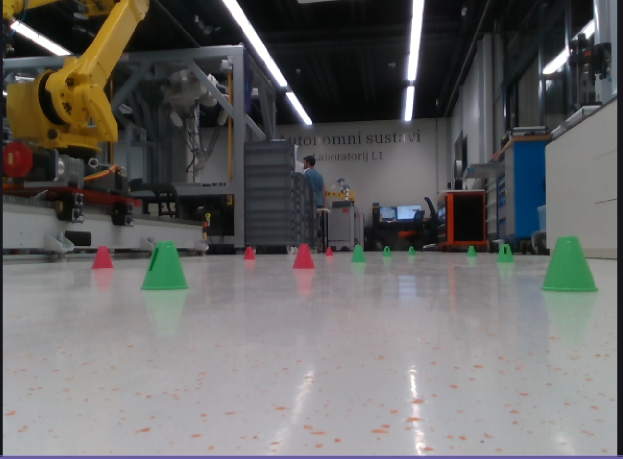
//> input picture vjezbe_02_algoritmi_srojnog_vida/data/c1.png, 1246 x 917 px (shown at 1/2 size)
$ ./test_color_cunjevi   (built with g++ and OpenCV 4)
//> lines starting //> are read from the running program, lines starting //| are printed output that depends on the picture; after the words box and inside, x2 and y2 are one past the last pixel; in counts of white or black regions, pixels touching at a corner belong together
#include <opencv2/opencv.hpp>
#include <iostream>
#include <vector>

int main()
{
    // Read image
    cv::Mat image = cv::imread("../data/c1.png", cv::IMREAD_COLOR);
//> image is the input picture: 917 rows x 1246 cols, CV_8UC3; mean B, G, R 101.4, 102.2, 103
    if (image.empty()) { std::cerr << "Unable to load the image!\n"; return 1; }

    // Convert colorspace
    cv::Mat hsv, redMask, greenMask;
    cv::cvtColor(image, hsv, cv::COLOR_BGR2HSV);
//> hsv: 917 rows x 1246 cols, CV_8UC3; mean H, S, V 92, 37.1, 108.4

    int redLowH = 171;
    int redLowS = 100;
    int redLowV = 100;
    int redHighH = 180;
    int redHighS = 245;
    int redHighV = 245;

    int greenLowH = 35;
    int greenLowS = 60;
    int greenLowV = 60;
    int greenHighH = 90;
    int greenHighS = 255;
    int greenHighV = 255;

    int redMinArea = 200;
    int redMaxArea = 30000;
    int greenMinArea = 200;
    int greenMaxArea = 30000;

    cv::namedWindow("Detected cones", cv::WINDOW_NORMAL);
    cv::namedWindow("Red mask", cv::WINDOW_NORMAL);
    cv::namedWindow("Green mask", cv::WINDOW_NORMAL);
    cv::namedWindow("Combined mask", cv::WINDOW_NORMAL);
    cv::namedWindow("Threshold controls", cv::WINDOW_NORMAL);

    cv::createTrackbar("R low H", "Threshold controls", &redLowH, 180);
    cv::createTrackbar("R low S", "Threshold controls", &redLowS, 255);
    cv::createTrackbar("R low V", "Threshold controls", &redLowV, 255);
    cv::createTrackbar("R high H", "Threshold controls", &redHighH, 180);
    cv::createTrackbar("R high S", "Threshold controls", &redHighS, 255);
    cv::createTrackbar("R high V", "Threshold controls", &redHighV, 255);

    cv::createTrackbar("G low H", "Threshold controls", &greenLowH, 180);
    cv::createTrackbar("G low S", "Threshold controls", &greenLowS, 255);
    cv::createTrackbar("G low V", "Threshold controls", &greenLowV, 255);
    cv::createTrackbar("G high H", "Threshold controls", &greenHighH, 180);
    cv::createTrackbar("G high S", "Threshold controls", &greenHighS, 255);
    cv::createTrackbar("G high V", "Threshold controls", &greenHighV, 255);

    cv::createTrackbar("R min area", "Threshold controls", &redMinArea, 10000);
    cv::createTrackbar("R max area", "Threshold controls", &redMaxArea, 10000);
    cv::createTrackbar("G min area", "Threshold controls", &greenMinArea, 10000);
    cv::createTrackbar("G max area", "Threshold controls", &greenMaxArea, 10000);

    auto drawDetectedCones = [&](cv::Mat& output,
                                 const cv::Mat& mask,
                                 const cv::Scalar& color,
                                 const std::string& label,
                                 int minArea,
                                 int maxArea) {
        std::vector<std::vector<cv::Point>> contours;
        cv::findContours(mask.clone(), contours, cv::RETR_EXTERNAL, cv::CHAIN_APPROX_SIMPLE);

        for (std::size_t i = 0; i < contours.size(); ++i)
        {
            double area = cv::contourArea(contours[i]);
            if (area < static_cast<double>(minArea) || area > static_cast<double>(maxArea)) continue;

            cv::Rect box = cv::boundingRect(contours[i]);
            cv::rectangle(output, box, color, 2);
            cv::putText(
                output,
                label + " Area: " + std::to_string(static_cast<int>(area)),
                cv::Point(box.x, std::max(20, box.y - 5)),
                cv::FONT_HERSHEY_SIMPLEX,
                0.5,
                color,
                1);
        }
    };

    while (true)
    {
        redLowH = std::min(redLowH, redHighH);
        redLowS = std::min(redLowS, redHighS);
        redLowV = std::min(redLowV, redHighV);
        greenLowH = std::min(greenLowH, greenHighH);
        greenLowS = std::min(greenLowS, greenHighS);
        greenLowV = std::min(greenLowV, greenHighV);
        redMinArea = std::min(redMinArea, redMaxArea);
        greenMinArea = std::min(greenMinArea, greenMaxArea);

        cv::setTrackbarPos("R low H", "Threshold controls", redLowH);
        cv::setTrackbarPos("R low S", "Threshold controls", redLowS);
        cv::setTrackbarPos("R low V", "Threshold controls", redLowV);
        cv::setTrackbarPos("G low H", "Threshold controls", greenLowH);
        cv::setTrackbarPos("G low S", "Threshold controls", greenLowS);
        cv::setTrackbarPos("G low V", "Threshold controls", greenLowV);
        cv::setTrackbarPos("R min area", "Threshold controls", redMinArea);
        cv::setTrackbarPos("G min area", "Threshold controls", greenMinArea);

        // Threshold red and green cones in HSV space.
        cv::inRange(
            hsv,
            cv::Scalar(redLowH, redLowS, redLowV),
            cv::Scalar(redHighH, redHighS, redHighV),
            redMask);
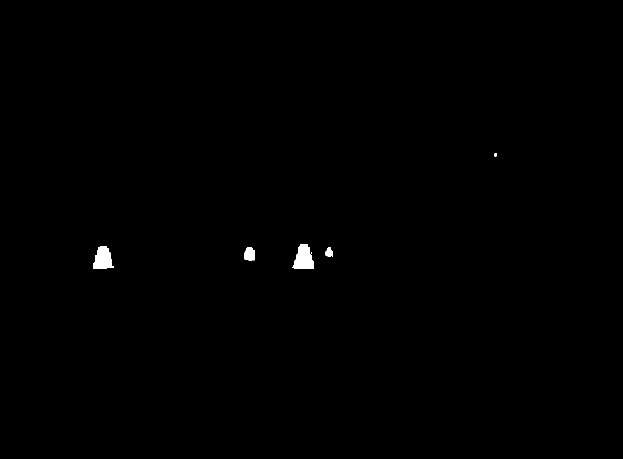
//> redMask: 917 rows x 1246 cols, CV_8UC1 (shown at 1/2 size); 0.31% white; 6 white regions (1 under 20 px), largest, box (x1, y1, x2, y2) and area: (585, 488, 628, 538) 1490, (186, 492, 228, 538) 1353, (489, 494, 509, 521) 452, (651, 494, 666, 513) 209, (989, 306, 993, 313) 26
        cv::inRange(
            hsv,
            cv::Scalar(greenLowH, greenLowS, greenLowV),
            cv::Scalar(greenHighH, greenHighS, greenHighV),
            greenMask);
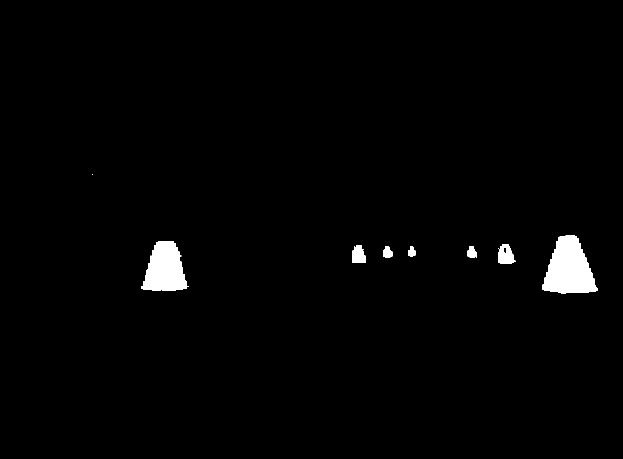
//> greenMask: 917 rows x 1246 cols, CV_8UC1 (shown at 1/2 size); 1.6% white; 8 white regions (1 under 20 px), largest, box (x1, y1, x2, y2) and area: (1085, 471, 1196, 588) 8624, (282, 482, 378, 582) 6497, (996, 488, 1031, 528) 1008

        cv::Mat output = image.clone();
        drawDetectedCones(output, redMask, cv::Scalar(0, 0, 255), "RED", redMinArea, redMaxArea);
        drawDetectedCones(output, greenMask, cv::Scalar(0, 255, 0), "GREEN", greenMinArea, greenMaxArea);
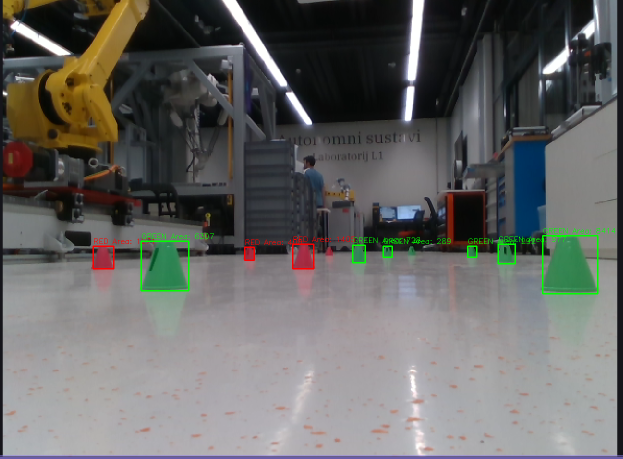
//> output: 917 rows x 1246 cols, CV_8UC3 (shown at 1/2 size); mean B, G, R 100.8, 102.8, 102.8

        cv::Mat combinedMask;
        cv::bitwise_or(redMask, greenMask, combinedMask);
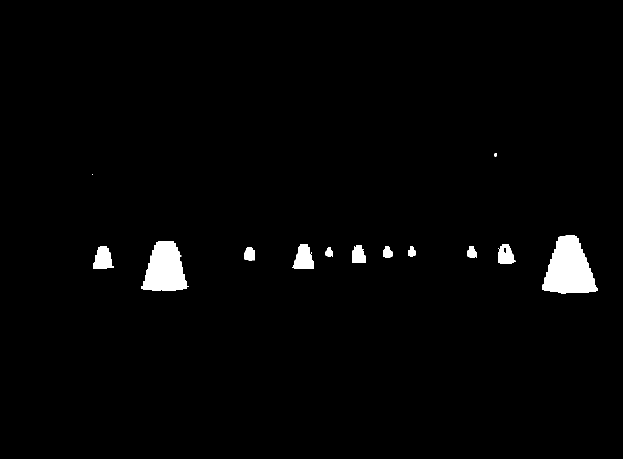
//> combinedMask: 917 rows x 1246 cols, CV_8UC1 (shown at 1/2 size); 1.9% white; 14 white regions (2 under 20 px), largest, box (x1, y1, x2, y2) and area: (1085, 471, 1196, 588) 8624, (282, 482, 378, 582) 6497, (585, 488, 628, 538) 1490

        // Show result
        cv::imshow("Detected cones", output);
        cv::imshow("Red mask", redMask);
        cv::imshow("Green mask", greenMask);
        cv::imshow("Combined mask", combinedMask);

        const int key = cv::waitKey(30);
//> the Esc key is pressed
        if (key == 27)
        {
            break;
        }
    }

    return 0;
}
